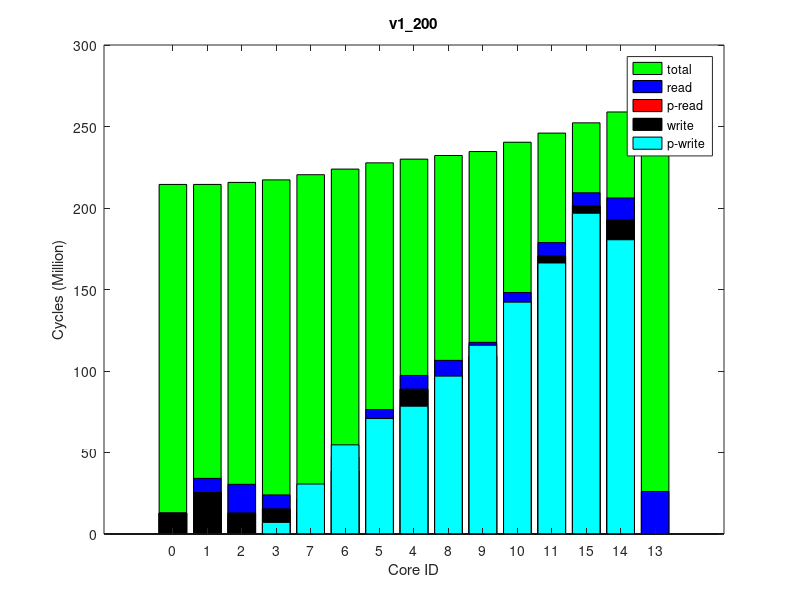

The MATLAB source for this figure:
times(1, :, :) = [
0, 214655474, 0
0, 215552451, 0
0, 217283322, 0
0, 218842888, 0
0, 222034094, 0
124, 225578057, 0
0, 229522466, 0
0, 231870228, 0
0, 234163815, 0
0, 236678395, 0
0, 242597244, 0
0, 248372350, 0
528, 254889348, 0
0, 261690912, 0
0, 263215544, 0
];
times(2, :, :) = [
0, 214631791, 0
0, 215476682, 0
0, 217204143, 0
0, 218763582, 0
0, 221954612, 0
59, 225497845, 0
0, 229446169, 0
0, 231792547, 0
0, 234085868, 0
0, 236600229, 0
0, 242518801, 0
0, 248297764, 0
304, 254817390, 0
0, 261622030, 0
0, 263136999, 0
];
times(3, :, :) = [
0, 214663128, 0
0, 215530424, 0
0, 217257671, 0
0, 218817599, 0
0, 222008477, 0
58, 225550020, 0
0, 229495850, 0
0, 231844230, 0
0, 234136720, 0
0, 236651108, 0
0, 242568924, 0
0, 248361743, 0
116, 254884578, 0
0, 261667221, 0
0, 263192029, 0
];
times(4, :, :) = [
0, 214641180, 0
0, 215461894, 0
0, 217188081, 0
0, 218746807, 0
0, 221939000, 0
174, 225483267, 0
0, 229430508, 0
0, 231778943, 0
0, 234070098, 0
0, 236585268, 0
0, 242507583, 0
0, 248275207, 0
353, 254795367, 0
0, 261597743, 0
0, 263117738, 0
];
times(5, :, :) = [
0, 214673772, 0
0, 215528829, 0
0, 217253819, 0
0, 218812351, 0
0, 222004082, 0
124, 225546963, 0
0, 229491940, 0
0, 231840498, 0
0, 234134255, 0
0, 236648993, 0
0, 242567386, 0
0, 248350560, 0
0, 254868093, 0
0, 261642286, 0
0, 263172525, 0
];
times(6, :, :) = [
0, 214645465, 0
0, 215470770, 0
0, 217196132, 0
0, 218756276, 0
0, 221947494, 0
58, 225491784, 0
0, 229439843, 0
0, 231788607, 0
0, 234082274, 0
0, 236596422, 0
0, 242517468, 0
0, 248292982, 0
0, 254811517, 0
0, 261592937, 0
0, 263111358, 0
];
times(7, :, :) = [
0, 214648447, 0
0, 215471133, 0
0, 217198294, 0
0, 218757212, 0
0, 221947431, 0
0, 225490064, 0
0, 229435959, 0
0, 231783820, 0
0, 234076349, 0
0, 236590519, 0
0, 242512665, 0
0, 248289605, 0
469, 254813951, 0
0, 261624986, 0
0, 263129126, 0
];
times(8, :, :) = [
0, 214664167, 0
0, 215553469, 0
0, 217280483, 0
0, 218839675, 0
0, 222031427, 0
120, 225572072, 0
0, 229518332, 0
0, 231866472, 0
0, 234157347, 0
0, 236672979, 0
0, 242593846, 0
0, 248386202, 0
58, 254904361, 0
0, 261731128, 0
0, 263256235, 0
];
times(9, :, :) = [
0, 214667092, 0
0, 215456654, 0
0, 217185890, 0
0, 218744923, 0
0, 221934959, 0
62, 225477132, 0
0, 229424579, 0
0, 231773222, 0
0, 234064739, 0
0, 236578653, 0
0, 242502965, 0
0, 248285748, 0
0, 254806893, 0
0, 261590426, 0
0, 263106467, 0
];
times(10, :, :) = [
0, 214649785, 0
0, 215448719, 0
0, 217176432, 0
0, 218735132, 0
0, 221927091, 0
182, 225471415, 0
0, 229420167, 0
0, 231767688, 0
0, 234059515, 0
0, 236571966, 0
0, 242489971, 0
0, 248264054, 0
58, 254782951, 0
0, 261560976, 0
0, 263086233, 0
];
ave_times = round(squeeze(mean(times)));
format long g, ave_times
std_times = round(squeeze(std(times)));
format long g, std_times
polling_read_times = ave_times;
times(1, :, :) = [
0, 215922983, 0
0, 215925366, 0
0, 215926937, 0
7159762, 216975329, 0
30712312, 220163993, 0
54733885, 223692521, 0
70841542, 227617638, 0
78385884, 229956821, 0
96873023, 232241057, 0
115811231, 234748931, 0
142240027, 240645388, 0
166237078, 246355183, 0
196745114, 252875636, 0
180568869, 259592226, 0
0, 261111678, 0
];
times(2, :, :) = [
0, 215928273, 0
0, 215930698, 0
0, 215932239, 0
7201893, 216981636, 0
30746471, 220167989, 0
54761796, 223697920, 0
70885973, 227623447, 0
78428091, 229961796, 0
96951386, 232246393, 0
115824903, 234753771, 0
142188184, 240649806, 0
166227929, 246355264, 0
196743559, 252872117, 0
180509904, 259593610, 0
0, 261112401, 0
];
times(3, :, :) = [
0, 215924203, 0
0, 215926531, 0
0, 215928119, 0
6975727, 216951548, 0
30576059, 220137999, 0
54668146, 223667946, 0
70793610, 227593157, 0
78339020, 229932020, 0
96836563, 232216651, 0
115744409, 234724437, 0
142176380, 240622844, 0
166278752, 246333671, 0
196744744, 252846002, 0
180516020, 259540086, 0
0, 261065368, 0
];
times(4, :, :) = [
0, 215924201, 0
0, 215926594, 0
0, 215928321, 0
6972003, 216949494, 0
30552457, 220134350, 0
54571220, 223662490, 0
70797351, 227586940, 0
78317624, 229925828, 0
96807170, 232210253, 0
115714397, 234718441, 0
142255555, 240617705, 0
166268031, 246329442, 0
196766891, 252840687, 0
180472443, 259544544, 0
0, 261062891, 0
];
times(5, :, :) = [
0, 215919138, 0
0, 215921418, 0
0, 215923054, 0
7280669, 216990127, 0
30766501, 220177254, 0
54800684, 223705406, 0
70958711, 227630917, 0
78447881, 229969077, 0
96906492, 232252853, 0
115830792, 234760218, 0
142284115, 240657358, 0
166297493, 246368805, 0
196764542, 252883231, 0
180533577, 259594776, 0
0, 261119571, 0
];
times(6, :, :) = [
0, 215915163, 0
0, 215917670, 0
0, 215919183, 0
7081655, 216959029, 0
30668657, 220144795, 0
54705578, 223672794, 0
70865720, 227598636, 0
78374293, 229937141, 0
96859184, 232221258, 0
115782179, 234729041, 0
142226243, 240625646, 0
166347300, 246334555, 0
196837819, 252852587, 0
180504697, 259569849, 0
0, 261084683, 0
];
times(7, :, :) = [
0, 215913507, 0
0, 215915811, 0
0, 215917641, 0
7070686, 216959912, 0
30638808, 220146671, 0
54671548, 223674738, 0
70822383, 227600324, 0
78321359, 229938965, 0
96844789, 232222819, 0
115799229, 234730479, 0
142163955, 240624874, 0
166235856, 246323546, 0
196717543, 252835662, 0
180500074, 259560256, 0
0, 261084603, 0
];
times(8, :, :) = [
0, 215916221, 0
0, 215918768, 0
0, 215920307, 0
7149032, 216967290, 0
30695788, 220155049, 0
54731656, 223682887, 0
70833871, 227607554, 0
78395864, 229945974, 0
96866452, 232229858, 0
115787664, 234737601, 0
142289517, 240635248, 0
166298929, 246336673, 0
196784189, 252854945, 0
180505695, 259561723, 0
0, 261100683, 0
];
times(9, :, :) = [
0, 215913892, 0
0, 215916434, 0
0, 215918092, 0
7096641, 216957598, 0
30675459, 220144566, 0
54671076, 223674049, 0
70819856, 227600144, 0
78384811, 229939564, 0
96868117, 232223850, 0
115830624, 234732388, 0
142279697, 240632463, 0
166319184, 246337989, 0
196821797, 252854712, 0
180548543, 259570040, 0
0, 261101971, 0
];
times(10, :, :) = [
0, 215924707, 0
0, 215927145, 0
0, 215928735, 0
7040695, 216961447, 0
30624075, 220149244, 0
54669121, 223678076, 0
70839092, 227602799, 0
78347721, 229941920, 0
96817965, 232227519, 0
115732995, 234735488, 0
142167520, 240636266, 0
166216609, 246339619, 0
196721002, 252858396, 0
180500595, 259563049, 0
0, 261090066, 0
];
ave_times = round(squeeze(mean(times)));
format long g, ave_times
std_times = round(squeeze(std(times)));
format long g, std_times
polling_write_times = ave_times;
times(1, :, :) = [
0, 236130137, 0
8692303, 237701103, 64000
17724703, 239549878, 128000
8691854, 241192421, 64000
8572217, 244585997, 64000
8590176, 248459724, 64000
14761547, 252752397, 128000
8476294, 255287471, 64000
16734802, 257748854, 128000
8209253, 260429427, 64000
8279483, 266698136, 64000
8248185, 272924455, 64000
7989510, 279817151, 64000
13642679, 286959561, 128000
26090235, 288565517, 255980
];
times(2, :, :) = [
0, 236213301, 0
8689457, 237783884, 64000
17666041, 239632609, 128000
8690197, 241274071, 64000
8574978, 244673400, 64000
8579914, 248550107, 64000
14761362, 252842699, 128000
8468147, 255377327, 64000
16732703, 257839242, 128000
8201686, 260519922, 64000
8299994, 266792237, 64000
8234891, 273016033, 64000
7983750, 279915030, 64000
13638151, 287041988, 128000
26087070, 288664449, 255980
];
times(3, :, :) = [
0, 236143144, 0
8692668, 237714321, 64000
17720975, 239562517, 128000
8693290, 241205594, 64000
8572247, 244596805, 64000
8597932, 248470052, 64000
14759896, 252762902, 128000
8471795, 255296842, 64000
16742014, 257759286, 128000
8210568, 260439209, 64000
8294302, 266708674, 64000
8238333, 272920509, 64000
7984290, 279818463, 64000
13638912, 286950324, 128000
26087875, 288568409, 255980
];
times(4, :, :) = [
0, 236222502, 0
8692231, 237793153, 64000
17712539, 239640970, 128000
8691324, 241290228, 64000
8571854, 244687760, 64000
8592607, 248562650, 64000
14761318, 252855597, 128000
8468898, 255390307, 64000
16738724, 257851915, 128000
8195662, 260532996, 64000
8279548, 266801871, 64000
8248730, 273028218, 64000
7991562, 279922699, 64000
13642068, 287073145, 128000
26087863, 288681745, 255980
];
times(5, :, :) = [
0, 236206621, 0
8694190, 237778034, 64000
17641984, 239626944, 128000
8691856, 241274978, 64000
8573491, 244672161, 64000
8581921, 248546856, 64000
14761881, 252840197, 128000
8473600, 255375467, 64000
16733486, 257837846, 128000
8199613, 260518466, 64000
8292897, 266786941, 64000
8243096, 273006806, 64000
7991069, 279898907, 64000
13643242, 287015954, 128000
26085070, 288637058, 255980
];
times(6, :, :) = [
0, 236225589, 0
8691306, 237796570, 64000
17644440, 239644355, 128000
8691173, 241288040, 64000
8573199, 244687753, 64000
8584464, 248561782, 64000
14761083, 252854999, 128000
8468099, 255390203, 64000
16740909, 257851361, 128000
8209381, 260532262, 64000
8290828, 266802591, 64000
8245542, 273030214, 64000
7993320, 279926381, 64000
13640528, 287062044, 128000
26086046, 288681751, 255980
];
times(7, :, :) = [
0, 236202324, 0
8693809, 237773136, 64000
17633471, 239626713, 128000
8693048, 241275538, 64000
8574022, 244677383, 64000
8583706, 248550779, 64000
14761838, 252843701, 128000
8468610, 255378609, 64000
16741073, 257841004, 128000
8200126, 260522718, 64000
8293531, 266793335, 64000
8237457, 273016337, 64000
7987840, 279914048, 64000
13637909, 287046446, 128000
26089040, 288658668, 255980
];
times(8, :, :) = [
0, 236235991, 0
8694160, 237807026, 64000
17635200, 239662000, 128000
8691895, 241310859, 64000
8572149, 244703782, 64000
8595404, 248579249, 64000
14756257, 252872051, 128000
8474599, 255406768, 64000
16735925, 257869957, 128000
8200574, 260548484, 64000
8279777, 266820427, 64000
8248721, 273044552, 64000
7994323, 279940654, 64000
13638453, 287064474, 128000
26086526, 288671566, 255980
];
times(9, :, :) = [
0, 236234036, 0
8692372, 237805450, 64000
17713832, 239660070, 128000
8690874, 241308757, 64000
8570552, 244699968, 64000
8592206, 248572680, 64000
14756022, 252865685, 128000
8469793, 255400714, 64000
16738458, 257863886, 128000
8195483, 260544138, 64000
8280193, 266815645, 64000
8248313, 273043122, 64000
7991075, 279938163, 64000
13641197, 287059829, 128000
26085868, 288670772, 255980
];
times(10, :, :) = [
0, 236163661, 0
8690794, 237735060, 64000
17642237, 239583662, 128000
8693395, 241231427, 64000
8569187, 244625899, 64000
8593941, 248501140, 64000
14757784, 252793589, 128000
8471087, 255328448, 64000
16739192, 257789907, 128000
8215032, 260469992, 64000
8305819, 266738813, 64000
8232319, 272961902, 64000
7990334, 279857962, 64000
13641384, 286996613, 128000
26088837, 288608097, 255980
];
ave_times = round(squeeze(mean(times)));
format long g, ave_times
std_times = round(squeeze(std(times)));
format long g, std_times
read_times = ave_times;
times(1, :, :) = [
0, 214450468, 0
0, 214452910, 0
0, 215679161, 0
0, 217230697, 0
0, 220400242, 0
0, 223845167, 0
0, 227675734, 0
0, 229956424, 0
0, 232177318, 0
0, 234605099, 0
0, 240327011, 0
0, 245922327, 0
0, 252220070, 0
0, 258896414, 0
0, 260424617, 0
];
times(2, :, :) = [
0, 214439742, 0
0, 214441997, 0
0, 215657550, 0
0, 217205832, 0
0, 220376871, 0
0, 223819633, 0
0, 227653088, 0
0, 229937457, 0
0, 232159053, 0
0, 234587741, 0
0, 240310555, 0
0, 245905306, 0
0, 252200840, 0
0, 258855359, 0
0, 260375095, 0
];
times(3, :, :) = [
0, 214496918, 0
0, 214499073, 0
0, 215739988, 0
0, 217290846, 0
0, 220460035, 0
0, 223904079, 0
0, 227733640, 0
0, 230015860, 0
0, 232236712, 0
0, 234665231, 0
0, 240386816, 0
0, 245973655, 0
0, 252281888, 0
0, 258939113, 0
0, 260462370, 0
];
times(4, :, :) = [
0, 214453296, 0
0, 214455494, 0
0, 215657836, 0
0, 217207084, 0
0, 220377832, 0
0, 223820597, 0
0, 227655350, 0
0, 229936349, 0
0, 232157564, 0
0, 234585550, 0
0, 240307723, 0
0, 245894037, 0
0, 252192174, 0
0, 258838049, 0
0, 260354512, 0
];
times(5, :, :) = [
0, 214464256, 0
0, 214466631, 0
0, 215777042, 0
0, 217323995, 0
0, 220493527, 0
0, 223935874, 0
0, 227765124, 0
0, 230047906, 0
0, 232269705, 0
0, 234698124, 0
0, 240421636, 0
0, 246016693, 0
0, 252323212, 0
0, 258986583, 0
0, 260498649, 0
];
times(6, :, :) = [
0, 214472626, 0
0, 214474951, 0
0, 215646854, 0
0, 217195890, 0
0, 220364956, 0
0, 223805230, 0
0, 227637256, 0
0, 229919369, 0
0, 232140930, 0
0, 234568424, 0
0, 240292900, 0
0, 245881799, 0
0, 252181370, 0
0, 258853035, 0
0, 260376486, 0
];
times(7, :, :) = [
0, 214473066, 0
0, 214475526, 0
0, 215644564, 0
0, 217190373, 0
0, 220361020, 0
0, 223803445, 0
0, 227636025, 0
0, 229917802, 0
0, 232139947, 0
0, 234568928, 0
0, 240292832, 0
0, 245887451, 0
0, 252187848, 0
0, 258861356, 0
0, 260375227, 0
];
times(8, :, :) = [
0, 214444568, 0
0, 214446833, 0
0, 215781873, 0
0, 217330351, 0
0, 220499091, 0
0, 223942545, 0
0, 227772802, 0
0, 230056538, 0
0, 232278430, 0
0, 234706000, 0
0, 240427163, 0
0, 246018143, 0
0, 252322995, 0
0, 258992968, 0
0, 260518389, 0
];
times(9, :, :) = [
0, 214474368, 0
0, 214476695, 0
0, 215771837, 0
0, 217318087, 0
0, 220487305, 0
0, 223930394, 0
0, 227762872, 0
0, 230046504, 0
0, 232267213, 0
0, 234693819, 0
0, 240419971, 0
0, 246008754, 0
0, 252313970, 0
0, 258965250, 0
0, 260491381, 0
];
times(10, :, :) = [
0, 214481574, 0
0, 214483903, 0
0, 215757312, 0
0, 217303121, 0
0, 220473798, 0
0, 223916930, 0
0, 227749114, 0
0, 230031662, 0
0, 232252743, 0
0, 234681131, 0
0, 240402495, 0
0, 245997366, 0
0, 252306243, 0
0, 258962463, 0
0, 260487471, 0
];
ave_times = round(squeeze(mean(times)));
format long g, ave_times
std_times = round(squeeze(std(times)));
format long g, std_times
total_times = ave_times;
times(1, :, :) = [
12856471, 220451130, 64000
25431598, 220453755, 128000
12798843, 220455628, 64000
15307463, 220457721, 64000
12917419, 220460891, 64000
38638740, 223666174, 64000
61534914, 227586011, 64000
88768845, 229914352, 128000
89766451, 232197752, 64000
109345878, 234707312, 64000
139813586, 240602729, 64000
170502762, 246318354, 64000
201346113, 252829637, 64000
192509289, 259536321, 64000
0, 261054918, 0
];
times(2, :, :) = [
12855027, 220426177, 64000
25430793, 220429016, 128000
12798012, 220430713, 64000
15306587, 220432814, 64000
12915166, 220435857, 64000
38748473, 223656774, 64000
61656026, 227576339, 64000
88869814, 229904850, 128000
89816020, 232188190, 64000
109363901, 234697368, 64000
139883414, 240591578, 64000
170554226, 246296659, 64000
201361405, 252811929, 64000
192519634, 259515738, 64000
0, 261033438, 0
];
times(3, :, :) = [
12855071, 220459168, 64000
25435123, 220461960, 128000
12797833, 220463810, 64000
15307856, 220465992, 64000
12917773, 220469054, 64000
38768853, 223695821, 64000
61685782, 227617212, 64000
88895896, 229944850, 128000
89893534, 232228918, 64000
109488650, 234738775, 64000
139978440, 240637821, 64000
170665042, 246353400, 64000
201418894, 252867557, 64000
192600528, 259575976, 64000
0, 261101647, 0
];
times(4, :, :) = [
12855657, 220438537, 64000
25431347, 220441277, 128000
12797531, 220443030, 64000
15308117, 220445153, 64000
12917678, 220448264, 64000
38798378, 223684053, 64000
61724950, 227603650, 64000
88889991, 229933293, 128000
89860044, 232217240, 64000
109398550, 234726653, 64000
139931849, 240625969, 64000
170579525, 246337619, 64000
201392377, 252849436, 64000
192531311, 259536016, 64000
0, 261043175, 0
];
times(5, :, :) = [
12855926, 220450130, 64000
25434925, 220452981, 128000
12798832, 220454704, 64000
15309282, 220456891, 64000
12916313, 220459953, 64000
38529734, 223658703, 64000
61428132, 227579747, 64000
88675334, 229907506, 128000
89634190, 232191377, 64000
109256880, 234701572, 64000
139798179, 240597373, 64000
170526815, 246315299, 64000
201359591, 252831419, 64000
192548761, 259543121, 64000
0, 261055271, 0
];
times(6, :, :) = [
12856462, 220459051, 64000
25433240, 220461920, 128000
12798511, 220463667, 64000
15309311, 220465721, 64000
12914253, 220468780, 64000
38501682, 223662353, 64000
61466105, 227583827, 64000
88704418, 229912962, 128000
89714942, 232196680, 64000
109292379, 234705188, 64000
139800725, 240603254, 64000
170474419, 246311006, 64000
201331860, 252821671, 64000
192527954, 259508209, 64000
0, 261024853, 0
];
times(7, :, :) = [
12853661, 220451012, 64000
25433352, 220453613, 128000
12798727, 220455508, 64000
15307783, 220457522, 64000
12915593, 220460684, 64000
38615534, 223676180, 64000
61543029, 227596797, 64000
88765142, 229924549, 128000
89759860, 232208175, 64000
109328821, 234717984, 64000
139842163, 240616852, 64000
170513520, 246320717, 64000
201372532, 252838875, 64000
192522617, 259527339, 64000
0, 261043303, 0
];
times(8, :, :) = [
12856272, 220445650, 64000
25432448, 220448521, 128000
12799973, 220450176, 64000
15307022, 220452377, 64000
12916709, 220455478, 64000
38662932, 223669239, 64000
61585121, 227589336, 64000
88823274, 229918518, 128000
89827177, 232202965, 64000
109437232, 234711775, 64000
139888167, 240606303, 64000
170583916, 246315638, 64000
201402629, 252824463, 64000
192535992, 259524870, 64000
0, 261040133, 0
];
times(9, :, :) = [
12855369, 220461478, 64000
25433573, 220464302, 128000
12799392, 220465987, 64000
15305884, 220468036, 64000
12915206, 220471232, 64000
38632695, 223676584, 64000
61529186, 227596443, 64000
88735012, 229925053, 128000
89758609, 232209196, 64000
109306798, 234718610, 64000
139840585, 240615908, 64000
170533768, 246332734, 64000
201358369, 252850867, 64000
192553450, 259562334, 64000
0, 261066325, 0
];
times(10, :, :) = [
12854970, 220437593, 64000
25432824, 220440462, 128000
12797751, 220442230, 64000
15308062, 220444379, 64000
12916828, 220447465, 64000
38718997, 223666848, 64000
61610657, 227587555, 64000
88833967, 229915754, 128000
89828027, 232199684, 64000
109430081, 234708106, 64000
139944992, 240602129, 64000
170577612, 246301011, 64000
201346621, 252812588, 64000
192478667, 259496268, 64000
0, 261002396, 0
];
ave_times = round(squeeze(mean(times)));
format long g, ave_times
std_times = round(squeeze(std(times)));
format long g, std_times
write_times = ave_times;
mytitle = 'v1\_200';
% order = [1 2 3 4 8 7 6 5 9 10 11 12 15 14 13];
order = 1:15;

total_times = total_times(:, 2)(order);

read_times = read_times(:, 1)(order);
write_times = write_times(:, 1)(order);

polling_read_times = polling_read_times(:, 1)(order);
polling_write_times = polling_write_times(:, 1)(order);

total_times /= 1000000;

read_times /= 1000000;
write_times /= 1000000;

polling_read_times /= 1000000;
polling_write_times /= 1000000;

% laying read on top of write
read_times += write_times;
polling_read_times += write_times;

figure(1);
clf()
% set(gcf, 'Position', get(0,'Screensize'));
% set(gcf,'units','normalized','outerposition',[0 0 1 1])
bar(0:14, total_times,'g');
hold on;
bar(0:14, read_times,'b');
bar(0:14, polling_read_times,'r');
bar(0:14, write_times,'k');
bar(0:14, polling_write_times,'c');
hold off

axis([-2 16 0 300])
% axis([-1 15])
set(gca,'XTick',0:14);
set(gca,'xticklabel',{ '0'; '1'; '2'; '3'; '7'; '6'; '5'; '4'; '8'; '9'; '10'; '11'; '15'; '14'; '13' })

xlabel('Core ID')
ylabel('Cycles (Million)')

legend('total', 'read', 'p-read', 'write', 'p-write')
title(mytitle)
print(1, strcat(mytitle, '.png'))
